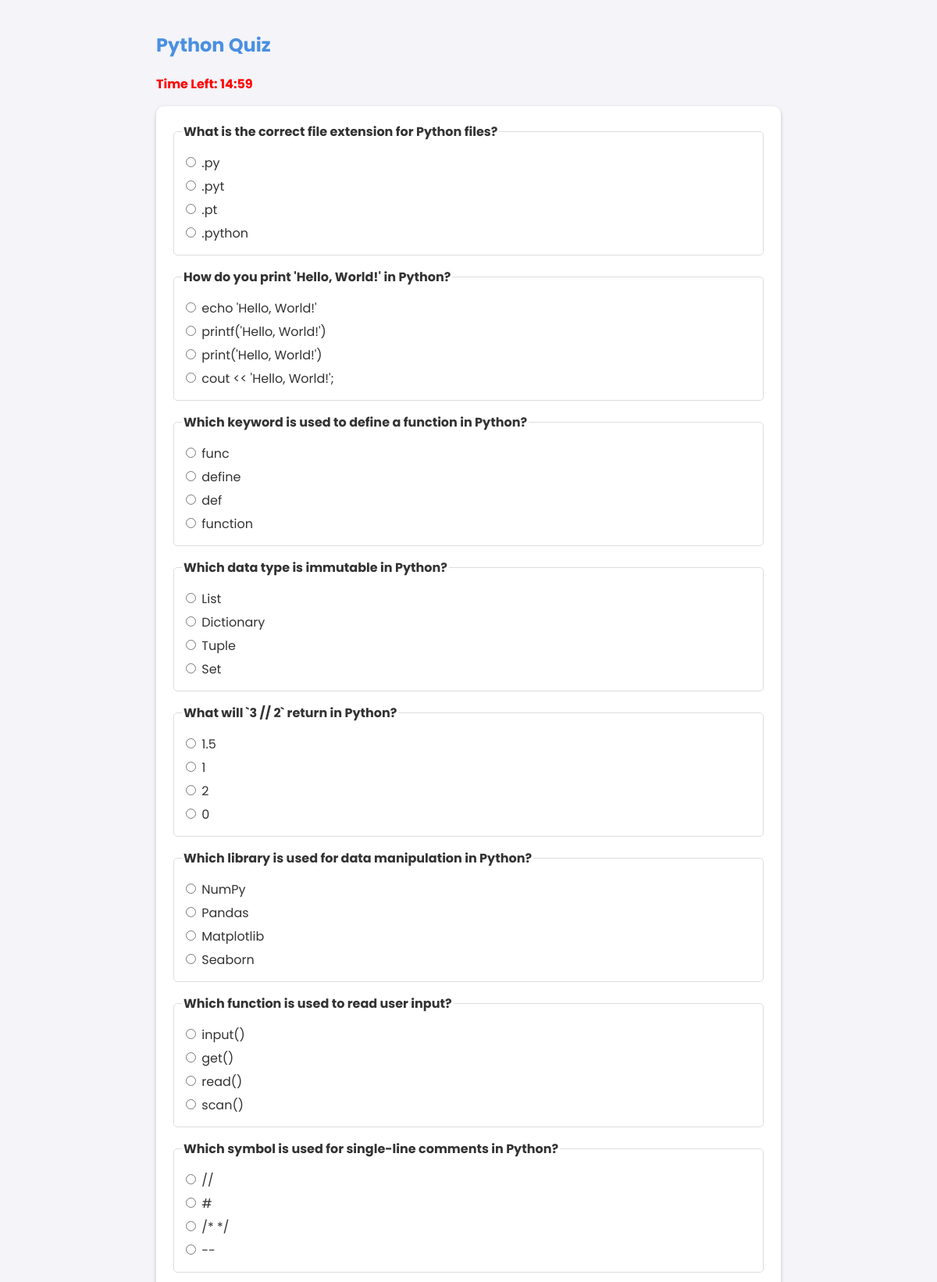
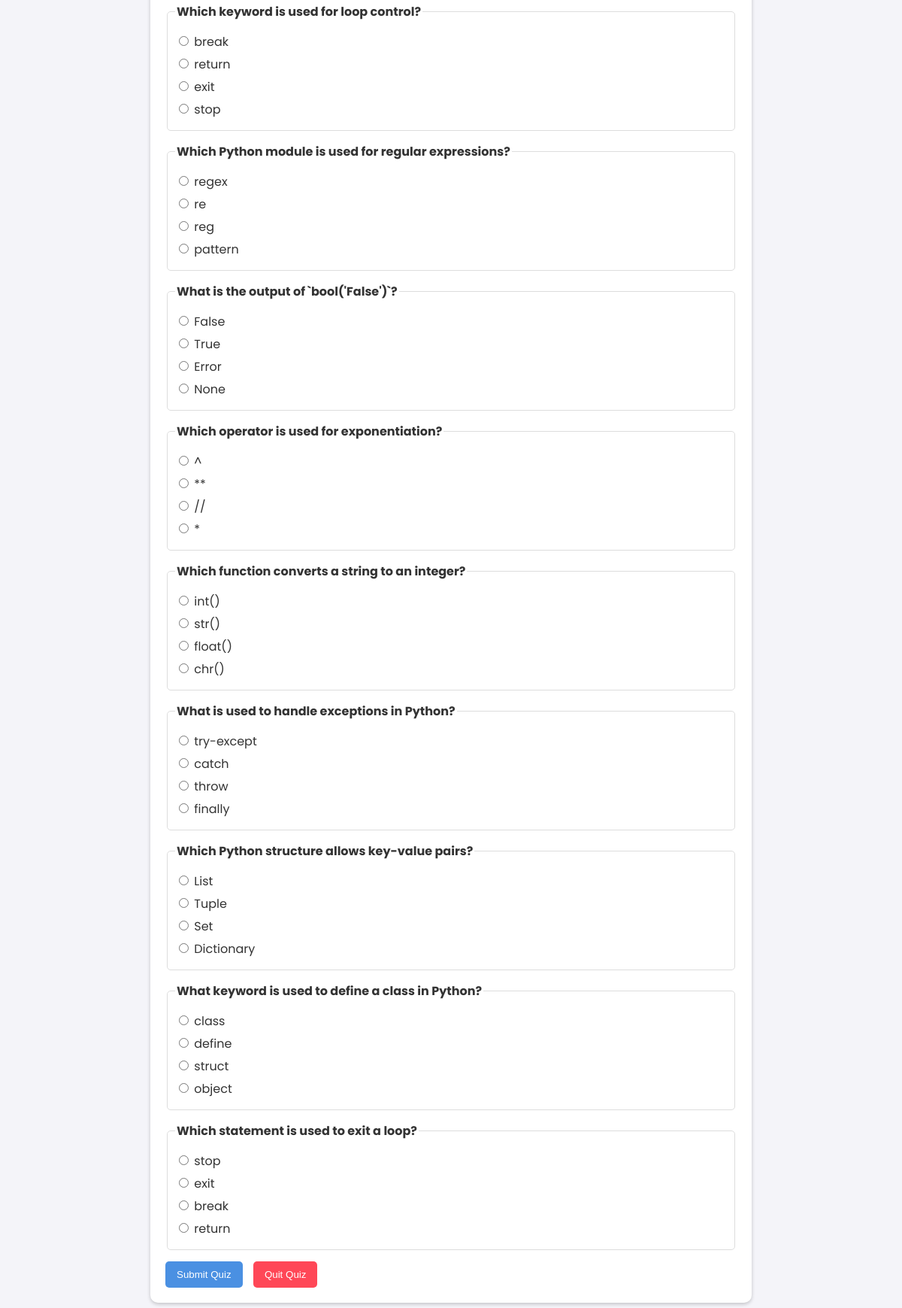
/quiz/1/ (signed in), run on the app's committed database (2 pictures, top to bottom).
### education_tutor/models.py (models this page shows, shortened)
class ProgrammingLanguage(models.Model):
    name = models.CharField(max_length=50, unique=True)

class Question(models.Model):
    language = models.ForeignKey(ProgrammingLanguage, on_delete=models.CASCADE)
    text = models.TextField()
    option1 = models.CharField(max_length=200)
    option2 = models.CharField(max_length=200)
    option3 = models.CharField(max_length=200)
    option4 = models.CharField(max_length=200)
    correct_option = models.CharField(max_length=200)

### education_tutor/views.py (the view)
# urls.py: path('quiz/<int:language_id>/', views.start_quiz, name='start_quiz'),
@login_required
def start_quiz(request, language_id):
    language = get_object_or_404(ProgrammingLanguage, id=language_id)
    questions = Question.objects.filter(language=language)
    return render(request, 'education_tutor/quiz.html', {'language': language, 'questions': questions})

### education_tutor/templates/education_tutor/quiz.html (shortened to what this page needs)
{% extends "education_tutor/base.html" %}
{% block content %}
    <h2 style="color: #4A90E2;">{{ language.name }} Quiz</h2>
    <p id="timer" style="font-weight: bold; color: red;">Time Left: 10:00</p>
    <form id="quiz-form" method="POST" action="{% url 'submit_quiz' language.id %}"
          style="background: white; padding: 20px; border-radius: 10px; box-shadow: 0 2px 5px rgba(0, 0, 0, 0.2);">
        {% for question in questions %}
            <fieldset style="margin-bottom: 15px; padding: 10px; border: 1px solid #ddd; border-radius: 5px;">
                <legend style="font-weight: bold;">{{ question.text }}</legend>
                <label style="display: block; margin: 5px 0;">
                    <input type="radio" name="{{ question.id }}" value="{{ question.option1 }}"> {{ question.option1 }}
                </label>
                <label style="display: block; margin: 5px 0;">
                    <input type="radio" name="{{ question.id }}" value="{{ question.option2 }}"> {{ question.option2 }}
                </label>
                <label style="display: block; margin: 5px 0;">
                    <input type="radio" name="{{ question.id }}" value="{{ question.option3 }}"> {{ question.option3 }}
                </label>
                <label style="display: block; margin: 5px 0;">
                    <input type="radio" name="{{ question.id }}" value="{{ question.option4 }}"> {{ question.option4 }}
                </label>
            </fieldset>
        {% endfor %}
        <button type="submit" style="background-color: #4A90E2; color: white; border: none; padding: 10px 15px; border-radius: 5px; cursor: pointer;">
            Submit Quiz
        </button>
        <button type="button" onclick="confirmExit()"
                style="background-color: #ff4757; color: white; border: none; padding: 10px 15px; border-radius: 5px; cursor: pointer; margin-left: 10px;">
            Quit Quiz
        </button>
    </form>
{% endblock %}

### education_tutor/templates/education_tutor/base.html (style rules this page uses)
body { font-family: 'Poppins', sans-serif; margin: 0; padding: 0; background-color: #f4f4f9; color: #333; }
h2 { color: #6200ea; }

### data on the page
ProgrammingLanguage: name "Python"
Question: text "What is the correct file extension for Python files?", option1 ".py", option2 ".pyt", option3 ".pt", option4 ".python"
Question: text "How do you print 'Hello, World!' in Python?", option1 "echo 'Hello, World!'", option2 "printf('Hello, World!')", option3 "print('Hello, World!')", option4 "cout << 'Hello, World!';"
Question: text "Which keyword is used to define a function in Python?", option1 "func", option2 "define", option3 "def", option4 "function"
Question: text "Which data type is immutable in Python?", option1 "List", option2 "Dictionary", option3 "Tuple", option4 "Set"
Question: text "What will `3 // 2` return in Python?", option1 "1.5", option2 "1", option3 "2", option4 "0"
Question: text "Which library is used for data manipulation in Python?", option1 "NumPy", option2 "Pandas", option3 "Matplotlib", option4 "Seaborn"
Question: text "Which function is used to read user input?", option1 "input()", option2 "get()", option3 "read()", option4 "scan()"
Question: text "Which symbol is used for single-line comments in Python?", option1 "//", option2 "#", option3 "/* */", option4 "--"
Question: text "Which keyword is used for loop control?", option1 "break", option2 "return", option3 "exit", option4 "stop"
Question: text "Which Python module is used for regular expressions?", option1 "regex", option2 "re", option3 "reg", option4 "pattern"
Question: text "What is the output of `bool('False')`?", option1 "False", option2 "True", option3 "Error", option4 "None"
Question: text "Which operator is used for exponentiation?", option1 "^", option2 "**", option3 "//", option4 "*"
Question: text "Which function converts a string to an integer?", option1 "int()", option2 "str()", option3 "float()", option4 "chr()"
Question: text "What is used to handle exceptions in Python?", option1 "try-except", option2 "catch", option3 "throw", option4 "finally"
Question: text "Which Python structure allows key-value pairs?", option1 "List", option2 "Tuple", option3 "Set", option4 "Dictionary"
Question: text "What keyword is used to define a class in Python?", option1 "class", option2 "define", option3 "struct", option4 "object"
Question: text "Which statement is used to exit a loop?", option1 "stop", option2 "exit", option3 "break", option4 "return"
